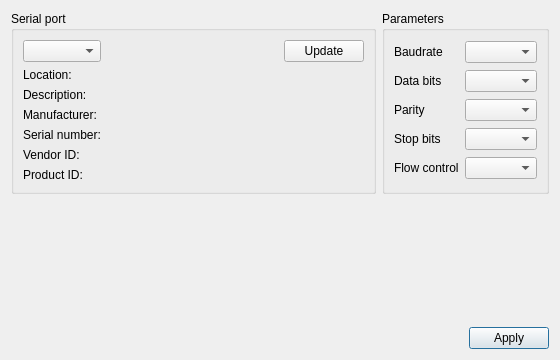
<?xml version="1.0" encoding="UTF-8"?>
<ui version="4.0">
 <class>SetupDialog</class>
 <widget class="QDialog" name="SetupDialog">
  <property name="geometry">
   <rect>
    <x>0</x>
    <y>0</y>
    <width>560</width>
    <height>360</height>
   </rect>
  </property>
  <property name="windowTitle">
   <string>Dialog</string>
  </property>
  <layout class="QGridLayout" name="gridLayout" rowstretch="0,0,0,0" columnstretch="1,0">
   <item row="3" column="0" colspan="2">
    <layout class="QHBoxLayout" name="horizontalLayout">
     <item>
      <spacer name="horizontalSpacer">
       <property name="orientation">
        <enum>Qt::Horizontal</enum>
       </property>
       <property name="sizeHint" stdset="0">
        <size>
         <width>40</width>
         <height>20</height>
        </size>
       </property>
      </spacer>
     </item>
     <item>
      <widget class="QPushButton" name="pbApply">
       <property name="text">
        <string>Apply</string>
       </property>
      </widget>
     </item>
    </layout>
   </item>
   <item row="2" column="0" colspan="2">
    <spacer name="verticalSpacer">
     <property name="orientation">
      <enum>Qt::Vertical</enum>
     </property>
     <property name="sizeHint" stdset="0">
      <size>
       <width>20</width>
       <height>40</height>
      </size>
     </property>
    </spacer>
   </item>
   <item row="0" column="0">
    <widget class="QGroupBox" name="grbxSerialPort">
     <property name="title">
      <string>Serial port</string>
     </property>
     <layout class="QGridLayout" name="gridLayout_3" columnstretch="0,1">
      <item row="1" column="0">
       <widget class="QLabel" name="lblSystemLocationLabel">
        <property name="text">
         <string>Location:</string>
        </property>
       </widget>
      </item>
      <item row="6" column="1">
       <widget class="QLabel" name="lblProductID">
        <property name="text">
         <string/>
        </property>
       </widget>
      </item>
      <item row="3" column="0">
       <widget class="QLabel" name="lblManufacturerLabel">
        <property name="text">
         <string>Manufacturer:</string>
        </property>
       </widget>
      </item>
      <item row="4" column="0">
       <widget class="QLabel" name="lblSerialNumberLabel">
        <property name="text">
         <string>Serial number:</string>
        </property>
       </widget>
      </item>
      <item row="5" column="1">
       <widget class="QLabel" name="lblVendorID">
        <property name="text">
         <string/>
        </property>
       </widget>
      </item>
      <item row="4" column="1">
       <widget class="QLabel" name="lblSerialNumber">
        <property name="text">
         <string/>
        </property>
       </widget>
      </item>
      <item row="0" column="0">
       <widget class="QComboBox" name="cmbxSerialPort"/>
      </item>
      <item row="1" column="1">
       <widget class="QLabel" name="lblSystemLocation">
        <property name="text">
         <string/>
        </property>
       </widget>
      </item>
      <item row="2" column="0">
       <widget class="QLabel" name="lblDescriptionLabel">
        <property name="text">
         <string>Description:</string>
        </property>
       </widget>
      </item>
      <item row="2" column="1">
       <widget class="QLabel" name="lblDescription">
        <property name="text">
         <string/>
        </property>
       </widget>
      </item>
      <item row="3" column="1">
       <widget class="QLabel" name="lblManufacturer">
        <property name="text">
         <string/>
        </property>
       </widget>
      </item>
      <item row="5" column="0">
       <widget class="QLabel" name="lblVendorIDLabel">
        <property name="text">
         <string>Vendor ID:</string>
        </property>
       </widget>
      </item>
      <item row="6" column="0">
       <widget class="QLabel" name="lblProductIDLabel">
        <property name="text">
         <string>Product ID:</string>
        </property>
       </widget>
      </item>
      <item row="0" column="1">
       <layout class="QHBoxLayout" name="horizontalLayout_2">
        <item>
         <spacer name="horizontalSpacer_2">
          <property name="orientation">
           <enum>Qt::Horizontal</enum>
          </property>
          <property name="sizeHint" stdset="0">
           <size>
            <width>40</width>
            <height>20</height>
           </size>
          </property>
         </spacer>
        </item>
        <item>
         <widget class="QPushButton" name="pbUpdate">
          <property name="text">
           <string>Update</string>
          </property>
         </widget>
        </item>
       </layout>
      </item>
     </layout>
    </widget>
   </item>
   <item row="0" column="1">
    <widget class="QGroupBox" name="grbxSerialParam">
     <property name="title">
      <string>Parameters</string>
     </property>
     <layout class="QGridLayout" name="gridLayout_2" columnstretch="0,1">
      <item row="4" column="1">
       <widget class="QComboBox" name="cmbxFlow"/>
      </item>
      <item row="1" column="1">
       <widget class="QComboBox" name="cmbxDataBits"/>
      </item>
      <item row="2" column="1">
       <widget class="QComboBox" name="cmbxParity"/>
      </item>
      <item row="0" column="1">
       <widget class="QComboBox" name="cmbxBaudRate"/>
      </item>
      <item row="3" column="1">
       <widget class="QComboBox" name="cmbxStopBits"/>
      </item>
      <item row="0" column="0">
       <widget class="QLabel" name="lblBaudRate">
        <property name="text">
         <string>Baudrate</string>
        </property>
       </widget>
      </item>
      <item row="1" column="0">
       <widget class="QLabel" name="lblDataBits">
        <property name="text">
         <string>Data bits</string>
        </property>
       </widget>
      </item>
      <item row="2" column="0">
       <widget class="QLabel" name="lblParity">
        <property name="text">
         <string>Parity</string>
        </property>
       </widget>
      </item>
      <item row="3" column="0">
       <widget class="QLabel" name="lblStopBits">
        <property name="text">
         <string>Stop bits</string>
        </property>
       </widget>
      </item>
      <item row="4" column="0">
       <widget class="QLabel" name="lblFlow">
        <property name="text">
         <string>Flow control</string>
        </property>
       </widget>
      </item>
     </layout>
    </widget>
   </item>
  </layout>
 </widget>
 <resources/>
 <connections/>
</ui>
